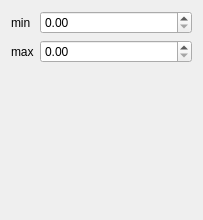
           <widget class="QWidget" name="page_3">
            <property name="geometry">
             <rect>
              <x>0</x>
              <y>0</y>
              <width>203</width>
              <height>220</height>
             </rect>
            </property>
            <property name="sizePolicy">
             <sizepolicy hsizetype="MinimumExpanding" vsizetype="MinimumExpanding">
              <horstretch>0</horstretch>
              <verstretch>0</verstretch>
             </sizepolicy>
            </property>
            <property name="focusPolicy">
             <enum>Qt::NoFocus</enum>
            </property>
            <property name="autoFillBackground">
             <bool>true</bool>
            </property>
            <attribute name="label">
             <string>Rectangle</string>
            </attribute>
            <layout class="QFormLayout" name="formLayout_3">
             <item row="4" column="1">
              <widget class="QDoubleSpinBox" name="sbx_rectangle_max"/>
             </item>
             <item row="2" column="0">
              <widget class="QLabel" name="label_8">
               <property name="text">
                <string>min</string>
               </property>
              </widget>
             </item>
             <item row="2" column="1">
              <widget class="QDoubleSpinBox" name="sbx_rectangle_min"/>
             </item>
             <item row="4" column="0">
              <widget class="QLabel" name="label_9">
               <property name="text">
                <string>max</string>
               </property>
              </widget>
             </item>
            </layout>
           </widget>
